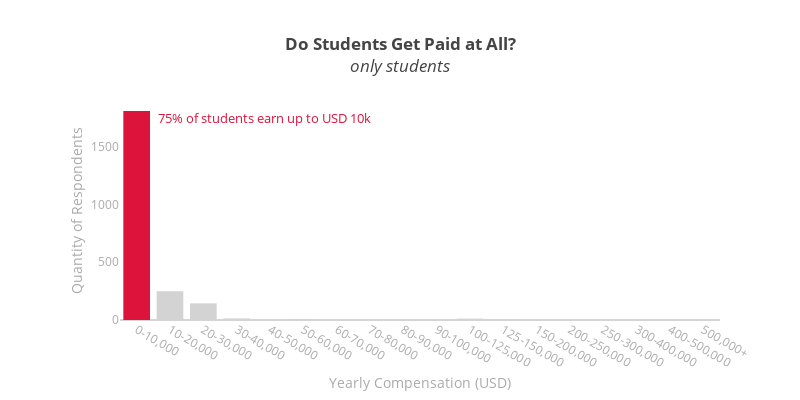

This figure's notebook cell:
### Code cell
# creating masks to identify students and not students
is_student_mask = (personal_data['role'] == 'Student') | (personal_data['employer_industry'] == 'I am a student')
not_student_mask = (personal_data['role'] != 'Student') & (personal_data['employer_industry'] != 'I am a student')

# Counting the quantity of respondents per compensation (where is student)
barplot = personal_data[is_student_mask].yearly_compensation.value_counts(sort=False).to_frame().reset_index()
barplot.columns = ['yearly_compensation', 'qty']

# mapping back to get top 20%
barplot.columns = ['x', 'y',]
barplot['highlight'] = barplot.x != '0-10,000'

# applying color
barplot['color'] = barplot.highlight.apply(lambda x: 'lightgray' if x else 'crimson')

# title and annotations
title_text = ['<b>Do Students Get Paid at All?</b><br><i>only students</i>', 'Yearly Compensation (USD)', 'Quantity of Respondents']
annotations = [{'x': 0.06, 'y': 1650, 'text': '75% of students earn up to USD 10k','color': 'crimson'}]

# ploting
generate_barplot(title_text, annotations)

### Figure 1 — Plotly figure (JSON) as saved in the notebook; plotly's stock layout.template omitted (floating-point values rounded to 4 significant figures)
{"data": [{"marker": {"color": "crimson"}, "name": "crimson", "orientation": "v", "type": "bar", "x": ["0-10,000"], "y": [1808]}, {"marker": {"color": "lightgray"}, "name": "lightgray", "orientation": "v", "type": "bar", "x": ["10-20,000", "20-30,000", "30-40,000", "40-50,000", "50-60,000", "60-70,000", "70-80,000", "80-90,000", "90-100,000", "100-125,000", "125-150,000", "150-200,000", "200-250,000", "250-300,000", "300-400,000", "400-500,000", "500,000+"], "y": [249, 144, 14, 3, 5, 4, 4, 3, 2, 12, 6, 3, 2, 0, 2, 0, 0]}], "layout": {"annotations": [{"font": {"color": "crimson", "size": 13}, "showarrow": false, "text": "75% of students earn up to USD 10k", "x": 0.06, "xanchor": "left", "xref": "paper", "y": 1650, "yanchor": "bottom"}], "height": 400, "margin": {"l": 120}, "showlegend": false, "title": {"text": "<b>Do Students Get Paid at All?</b><br><i>only students</i>"}, "width": 800, "xaxis": {"color": "#AAAAAA", "showgrid": false, "title": {"font": {"color": "#AAAAAA"}, "text": "Yearly Compensation (USD)"}}, "yaxis": {"color": "#AAAAAA", "showgrid": false, "title": {"font": {"color": "#AAAAAA"}, "text": "Quantity of Respondents"}}}}
